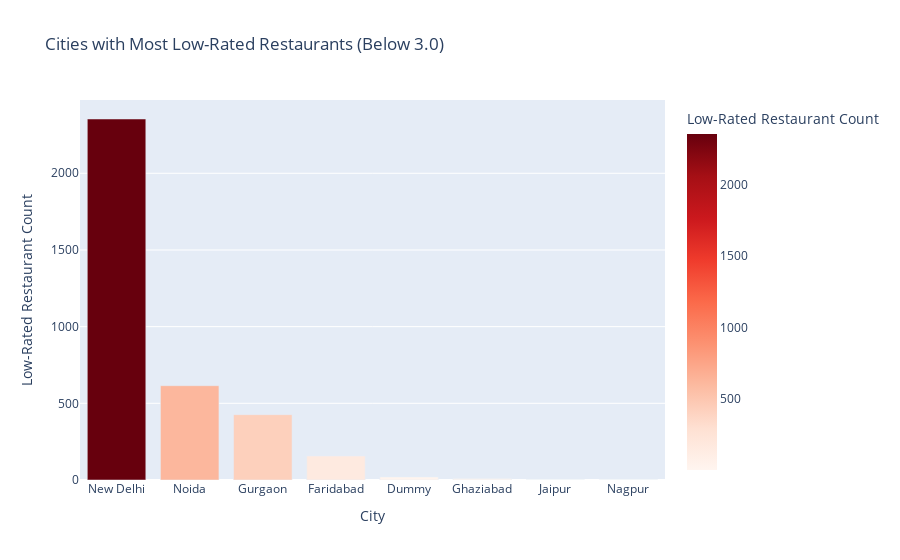

The code cell stored with this chart in its notebook:
### Code cell
# Now let's identify cities with the most low-rated restaurants (defined as ratings below 3.0)
low_rated_cities = df[df['aggregate_rating'] < 3.0].groupby('city')['aggregate_rating'].count().reset_index()
low_rated_cities.columns = ['city', 'low_rating_count']

# Sort the cities by count of low ratings and get the top 10
top_low_rated_cities = low_rated_cities.sort_values(by='low_rating_count', ascending=False).head(10)

# Plot the top cities with the most low-rated restaurants using Plotly for interactivity
fig = px.bar(top_low_rated_cities, x='city', y='low_rating_count', 
             title='Cities with Most Low-Rated Restaurants (Below 3.0)',
             labels={'city': 'City', 'low_rating_count': 'Low-Rated Restaurant Count'},
             color='low_rating_count', color_continuous_scale='Reds')

fig.show()

### Figure 1 — Plotly figure (JSON) as saved in the notebook; plotly's stock layout.template omitted (floating-point values rounded to 4 significant figures)
{"data": [{"alignmentgroup": "True", "hovertemplate": "City=%{x}<br>Low-Rated Restaurant Count=%{marker.color}<extra></extra>", "legendgroup": "", "marker": {"color": [2354, 615, 426, 156, 20, 9, 1, 1], "coloraxis": "coloraxis", "pattern": {"shape": ""}}, "name": "", "offsetgroup": "", "orientation": "v", "showlegend": false, "textposition": "auto", "type": "bar", "x": ["New Delhi", "Noida", "Gurgaon", "Faridabad", "Dummy", "Ghaziabad", "Jaipur", "Nagpur"], "xaxis": "x", "y": [2354, 615, 426, 156, 20, 9, 1, 1], "yaxis": "y"}], "layout": {"barmode": "relative", "coloraxis": {"colorbar": {"title": {"text": "Low-Rated Restaurant Count"}}, "colorscale": [[0, "rgb(255,245,240)"], [0.125, "rgb(254,224,210)"], [0.25, "rgb(252,187,161)"], [0.375, "rgb(252,146,114)"], [0.5, "rgb(251,106,74)"], [0.625, "rgb(239,59,44)"], [0.75, "rgb(203,24,29)"], [0.875, "rgb(165,15,21)"], [1, "rgb(103,0,13)"]]}, "legend": {"tracegroupgap": 0}, "title": {"text": "Cities with Most Low-Rated Restaurants (Below 3.0)"}, "xaxis": {"anchor": "y", "domain": [0, 1], "title": {"text": "City"}}, "yaxis": {"anchor": "x", "domain": [0, 1], "title": {"text": "Low-Rated Restaurant Count"}}}}
